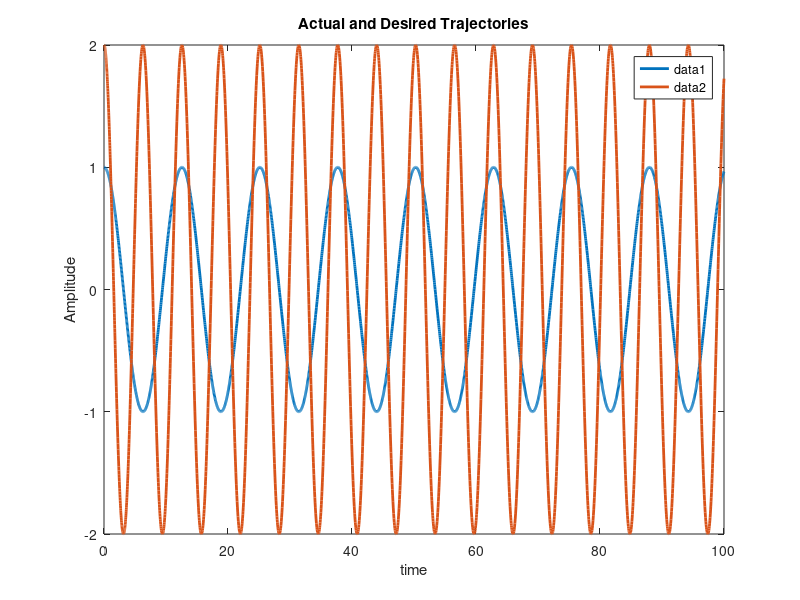

Write the MATLAB code that produced this figure. (Note: this script raises an error after producing the figure.)
function twoLinkRobotCLandICLstructure
close all
global   controlinput pos timeprev qDotprev Y1hist Y1iprev Y1i cl_sumY Y1eigenValMin iter iter2


%In this Iteraion 'iter' global variable is added to plot fig(7) and added
%at the end of the loop for calculating EigenValmin

% setup and initialization
p1       = 3.473;
p2       = 0.196;
p3       = 0.242;
f1       = 5.3;
f2       = 1.1;

pos             = 0;
Y1eigenValMin   = 0;
timeprev        = 0;
qDotprev        = 0;
iter            = 0;
iter2           = [];
Y1iprev         = [0 0 0 0 0;0 0 0 0 0];
Y1hist          = [0 0 0 0 0;0 0 0 0 0;0 0 0 0 0;0 0 0 0 0;0 0 0 0 0];
cl_sumY         = [0;0;0;0;0];
iter            = 0;
       
%Stacked Paraeter vector
theta   =[p1;p2;p3;f1;f2];
controlinput = [1;1];

%simulation final time
tf  = 100;

%Inital condition vector
X0   = [4;10;3;2;1;1;1;1;1];

% options for integration function
opts = odeset('RelTol',1e-3,'AbsTol',1e-3);

% integrate (you can send the paramters theta to the dynamics as seen below)
[t,STATES] = ode45(@(t,X) twoLinkdynamics(t,X,theta),[0 tf],X0,opts);

% Parse integrated states (STATES is the same "form" as X0)
% (i.e., in this sim, STATES = [e r thetahat] over all time);
e  = STATES(:,1:2)';
r  = STATES(:,3:4)';
thetaHat = STATES(:,5:9)';
% post computation for figures
qd          = [cos(0.5*t) 2*cos(t)]';
q           = e + qd;

% plot figures
% Plot the actual vs desired trajectories
figure(1)
plot(t,qd,'-','LineWidth',2)
title('Actual and Desired Trajectories');
xlabel('time');
ylabel('Amplitude');
legend();
hold on
ax = gca;
ax.ColorOrderIndex = 1;
plot(t,q,':','LineWidth',2)
hold off

% Plot the filtered tracking error
figure(2)
plot(t,r,'--','LineWidth',2)
title('Filtered Tracking error')
xlabel('time');
ylabel('Amplitude');

% Plot the adaptive estimates vs actual parameters
figure(3)
plot(t,repmat(theta,1,length(t)),'-r','LineWidth',2)
hold on
ax = gca;
ax.ColorOrderIndex = 1;
plot(t,thetaHat,':','LineWidth',2)
title('Adaptive Estimates & Actual Parameters')
xlabel('time');
ylabel('Amplitude');
hold off

figure(4)
time = 0:tf/length(controlinput):tf;
time(end) = [];
plot(time,controlinput(1,:))
title('Control input for Link 1');
xlabel('Time(s)')
ylabel('Torque(Nm)')

figure(5)
time = 0:tf/length(controlinput):tf;
time(end) = [];
plot(time,controlinput(2,:))
title('Control input for Link 2');
xlabel('Time(s)')
ylabel('Torque(Nm)')

figure(6)
plot(iter2,Y1eigenValMin,'o-','LineWidth',2)
title('Minimum Eigen Value')
xlabel('iterations');
ylabel('Amplitude');


figure(7)
plot(t,repmat(theta,1,length(t))-thetaHat,'-','LineWidth',2)
title('Parameter Estimates')
xlabel('time');
ylabel('Amplitude');



end

function [XDot] = twoLinkdynamics(t,X,~)
% initialize global variables for use in plot later.
global u controlinput pos timeprev qDotprev Y1hist ui Y1iprev Y1i cl_sumY iter iter2
t;
% compute desired trajectory and needed derivatives (i.e., qd, qdDot, qdDotDot)
qd          = [cos(0.5*t) 2*cos(t)]';    
qdDot       = [-0.5*sin(0.5*t) -2*sin(t)]'; 
qdDotDot    = [-0.25*cos(0.5*t) -2*cos(t)]';

% select gains (i.e., K, Kcl/Kicl, alpha, Gamma)
K       = 5;
Kcl     = 0.00001;
gamma   = [20 0 0 0 0;0 5 0 0 0;0 0 5 0 0;0 0 0 40 0;0 0 0 0 5]; 
a       = .3;

% parse current states (X is the same size and "form" as X0)
% (i.e., in this sim, X = [e;r;thetahat])

e               = [X(1);X(2)];
r               = [X(3);X(4)];
thetaHat        = [X(5);X(6);X(7);X(8);X(9)];

% compute current q and qDot for convenience
q       = e + qd; 
qDot    = r - a*e + qdDot;
% compute cos(x2) and sin(x2) for convenience

c2       = cos(q(2));
s2       = sin(q(2));

% cd2     = cos(qd(2));
% sd2     = sin(qd(1));


%p and f values
p1       = 3.473;
p2       = 0.196;
p3       = 0.242;
f1       = 5.3;
f2       = 1.1;

% compute current matrices for the dynamics (i.e., M, Vm, ff)


M   = [ p1+2*p3*c2 p2+p3*c2; p2+p3*c2 p2];
Vm  = [-p3*s2*qDot(2) -p3*s2*(qDot(1)+qDot(2)); p3*s2*qDot(1) 0];
fd  = [ f1 0; 0 f2];

eDot = qDot - qdDot;

b1      = qdDot(1) + a*e(1);
b2      = qdDot(2) + a*e(2);

b3      = qdDot(1) - qDot(1);
b4      = qdDot(2) - qDot(2);

b5      = qdDotDot(1) + a*eDot(1);
b6      = qdDotDot(2) + a*eDot(2);

% compute current regression matrix (Y2 for gradient term/ non cl/icl)
%missing%



%Y2 Matrix
y2_11   = -b5;
y2_12   = -b6;
y2_13   = -2*c2*b5 - c2*b6 + s2*qDot(2)*b1 + s2*b2*(qDot(1)+qDot(2));
y2_14   = -qDot(1);
y2_15   = 0;

y2_21   = 0;
y2_22   = -b5 - b6;
y2_23   = -c2*b5 - s2*qDot(1)*b1;
y2_24   = 0;
y2_25   = -qDot(2);

Y2      = [y2_11 y2_12 y2_13 y2_14 y2_15; y2_21 y2_22 y2_23 y2_24 y2_25];
% set lambda for history stack min eigenvalue condition
lambda      = 0;


% determine if the history stack meets the min eigenvalue condition
if pos == 0 %if min eigenvalue of history stack less than lambda

    % compute qDotDot for Y1i
    dt        = t - timeprev; % determine delta time.
    dq        = qDot - qDotprev; % determine delta qDot.
    qDotDot   = dq/dt; % determine qDotDot.

    %if first loop (cannot determine dq or dt), initiallize qDotDot.
    if dt == 0
        qDotDot   = [0;0];
    end
        %Y1 matrix
    y11      = qDotDot(1); %Enter the expression
    y12      = qDotDot(2); %Enter the expression
    y13      = 2*c2*qDotDot(1) + c2*qDotDot(2) - s2*qDot(2)*qDot(1) - s2*qDot(2)*(qDot(1) + qDot(2)); %Enter the expression
    y14      = qDot(1);
    y15      = 0;

    y21      = 0; %Enter the expression
    y22      = qDotDot(1) + qDotDot(2); %Enter the expression
    y23      =  c2*qDotDot(1) + s2*qDot(1)*qDot(1); %Enter the expression
    y24      = 0;
    y25      = qDot(2);
    Y1i        = [y11 y12 y13 y14 y15;y21 y22 y23 y24 y25];

    %determine Y1i (Y1 for this loop)
    %missing%
   
    
    % determine new history stack (summation)
    Y1hist    = Y1hist + Y1i'*Y1i;
    
    % optional: save the Y1i data in an array instead, then add/remove data
    % from history stack to maximize min eigenvalue of Y1hist.

    % determine min eigenvalue of history stack
    Y1eigenVal = eig(Y1hist);

    % check min eigenvalue condition
    Y1eigenValMin = min(Y1eigenVal);
    if (Y1eigenValMin > lambda)
       pos = 1;
    else
       pos = 0;
    end
end

% design controller (i.e., u)

u  = -Y2 * thetaHat - e - K*r;
ui = -Y2 * thetaHat - e - K*r;

controlinput = horzcat(controlinput,u);

% determine which update law to use (i.e., thetaHatDot)
if pos == 1
    %(after eigenvalues condition met for Y1hist)
    
    % for CL:
    % compute new cl_sumY (function of: Yi,ui,thetaHati), 
    % assuming new data in history stack
    c1_sumY = Y1i' * (ui - Y1i*thetaHat); % comment out later
    
    % for ICL:
    % compute new icl_sumY(script) (function of: Yi(script),ui,x(ti),x(ti-dt),thetaHati),
    % assuming new data in history stack

    % compute thetaHatDot
    
    thetaHatDot = gamma*Y2'*r + Kcl*gamma*c1_sumY;
else
    % (before eigenvalues condition met for Y1hist)

    % compute thetaHatDot (no cl/icl term)
    
    thetaHatDot = gamma*Y2'*r;
    
    % for CL:
    % compute cl_sumY (function of: Yi,ui, thetaHat) for use later
    %missing%
    ui = u;
    c1_sumY = cl_sumY + Y1i' * (ui - Y1i*thetaHat);
    % for ICL:
    % compute icl_sumY(script) (function of: Yi(script),ui,x(ti),x(ti-deltat),thetaHati) for use later
    %missing%
end 

% compute current closed-loop errors for integration(i.e., eDot, rDot)

eDot = qDot - qdDot;
rDot = M\(-Vm*qDot-fd*qDot+u-M*qdDotDot + M*a*eDot); 
% update "previous" variables for next loop
%(i.e., qDotprev, timeprev, Y1iprev, Uiprev)

qDotprev    = qDot;
timeprev    = t;
Y1iprev     = Y1i; 

iter = iter +1;
iter2(end+1) = iter;

% Stacked dynamics vector (XDot is the same size and "form" as X)
XDot        = [eDot;rDot;thetaHatDot];
end

